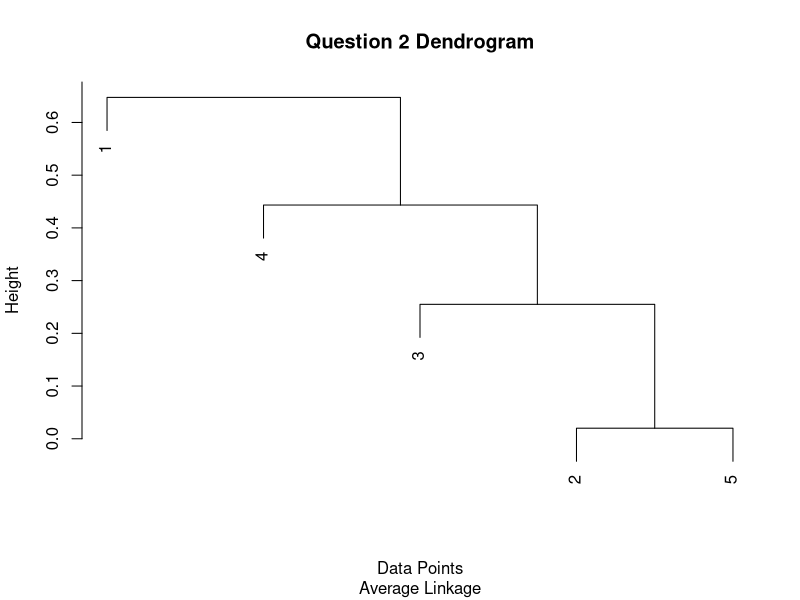

Recreate this plot in R.
similarity_matrix <- matrix(c(1.00, 0.10, 0.41, 0.55, 0.35,
                              0.10, 1.00, 0.64, 0.47, 0.98,
                              0.41, 0.64, 1.00, 0.44, 0.85,
                              0.55, 0.47, 0.44, 1.00, 0.76,
                              0.35, 0.98, 0.85, 0.76, 1.00), 
                            nrow = 5, byrow = TRUE)

distance_matrix <- 1 - similarity_matrix

hc <- hclust(as.dist(distance_matrix), method = "average")
plot(hc, main = "Question 2 Dendrogram", xlab = "Data Points", sub = "Average Linkage")